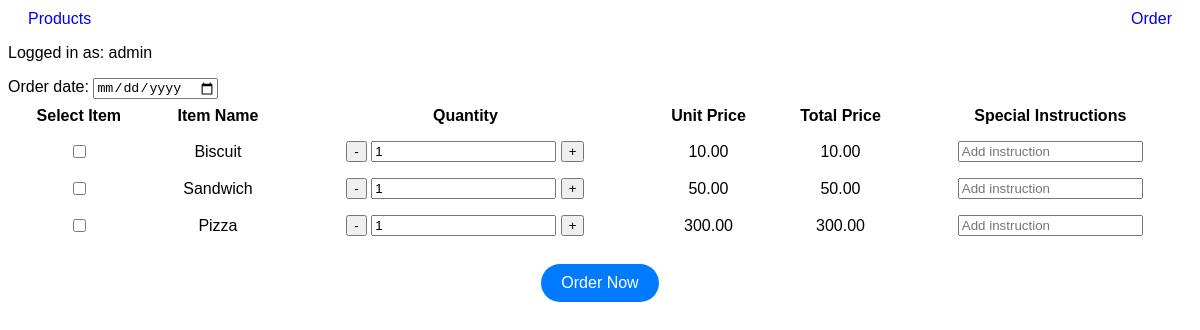
Screenshot of /products/ (signed in) with the database file from the repository.
### orderapp/models.py (models this page shows, shortened)
class Product(models.Model):
    name = models.CharField(max_length=100)
    price = models.DecimalField(max_digits=10, decimal_places=2)

### orderapp/views.py (the view, shortened to what this page needs)
# urls.py: path('products/', views.product_page, name='all_products'),
@login_required
def product_page(request):
    products = Product.objects.all()
    return render(request, 'all_products.html', {'products': products})

### templates/all_products.html (shortened to what this page needs)
<!DOCTYPE html>
<html lang="en">
<head>
</head>
<body>
    <div class="header-buttons">
        <a href="/products/" class="btn">Products</a>
        <a href="/orders/" class="btn">Order</a>
    </div>
    <p>Logged in as: {{ user.username }}</p>
    <form method="POST">
        <label for="order_date">Order date: </label>
        <input type="date" id="order_date" name="order_date">
        <table>
            <thead>
                <tr>
                    <th>Select Item</th>
                    <th>Item Name</th>
                    <th>Quantity</th>
                    <th>Unit Price</th>
                    <th>Total Price</th>
                    <th>Special Instructions</th>
                </tr>
            </thead>
            <tbody>
                {% for product in products %}
                <tr>
                    <td><input type="checkbox" name="selected_products" value="{{ product.id }}"></td>
                    <td>{{ product.name }}</td>
                    <td>
                        <button type="button" onclick="decreaseQuantity('{{ product.id }}')">-</button>
                        <input type="number" id="quantity_{{ product.id }}" value="1" min="1" onchange="updateTotalPrice('{{ product.id }}')">
                        <button type="button" onclick="increaseQuantity('{{ product.id }}')">+</button>
                    </td>
                    <td id="unit_price_{{ product.id }}">{{ product.price }}</td>
                    <td><span id="total_price_{{ product.id }}">{{ product.price }}</span></td>
                    <td><input type="text" id="instruction_{{ product.id }}" name="instruction_{{ product.id }}" placeholder="Add instruction"></td>
                </tr>
                {% endfor %}
            </tbody>
        </table>
        <div class="button-container">
            <button type="submit" class="order-button">Order Now</button>
        </div>
    </form>
</body>
</html>

### templates/all_products.html (style rules this page uses)
body { font-family: Arial, sans-serif; }
table { border-collapse: collapse; width: 100%; }
th, td { padding: 8px; text-align: center; }
.button-container { display: flex; justify-content: center; margin-top: 20px; }
.order-button { background-color: #007BFF; color: white; border: none; padding: 10px 20px; font-size: 16px; border-radius: 25px; cursor: pointer; transition: background-color 0.3s ease; }
.header-buttons { display: flex; justify-content: space-between; margin-bottom: 20px; }
.header-buttons a { text-decoration: none; font-size: 16px; }
.header-buttons { display: flex; justify-content: space-between; margin: 10px 20px; }

### rows the page displays
Product: name "Biscuit", id "1", price "10.00"
Product: name "Sandwich", price "50.00"
Product: name "Pizza", price "300.00"

### other values shown
{{ user.username }} "admin"
